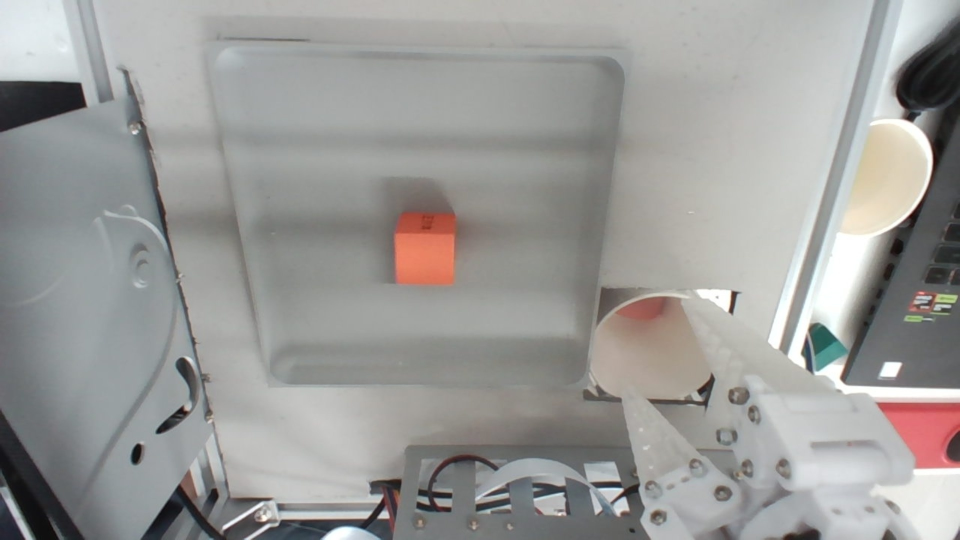
#> input picture 01-交付包/runtime/calib_refs/pos1_cam0_raw.jpg, 1920 x 1080 px (shown at 1/2 size)
$ python img2c.py '../../../01-交付包/runtime/calib_refs/pos1_cam0_raw.jpg'
#> lines starting #> are read from the running program, lines starting #| are printed output that depends on the picture
#> in main, img is the input picture: PIL image 1920x1080 RGB; mean R, G, B 154.9, 154.4, 152.2
#!/usr/bin/env python3
# -*- coding: utf-8 -*-
"""
img2c.py  ——  把任意图片转成 ST7735S 液晶屏能直接显示的 C 数组

用法（在工程根目录 10.19 下执行）：
    python tools\\img2c.py 图片路径 [输出路径] [--w 128] [--h 160] [--name gImage_pic]

例如：
    python tools\\img2c.py D:\\photo\\cat.jpg MY\\pic.h
    python tools\\img2c.py cat.jpg MY\\pic.h --w 160 --h 128      # 横屏时

规则：
    * 图片会被“等比缩放 + 居中裁剪”到 W x H，不会拉伸变形；
    * 每个像素转成 RGB565（16 位色），高字节在前，正好对应
      LCD_ShowPicture() 里 LCD_WR_DATA8(pic[k*2]); LCD_WR_DATA8(pic[k*2+1]);
    * 生成的 .h 里是一个 const unsigned char 数组，放在 Flash 里，不占 RAM。

对应显示代码（main.c）：
    #include "pic.h"
    LCD_ShowPicture(0, 0, LCD_W, LCD_H, gImage_pic);   // 左上角开始，满屏显示
"""
import argparse
import os
import sys

try:
    from PIL import Image
except ImportError:
    sys.exit("缺少 Pillow，请先执行： pip install pillow")


def cover_crop(img, w, h):
    """等比缩放后居中裁剪到 w x h。"""
#> called with w = 128, h = 160
    sw, sh = img.size
#> sw = 1920; sh = 1080
    scale = max(float(w) / sw, float(h) / sh)
#> scale = 0.148
    nw, nh = max(w, int(sw * scale + 0.5)), max(h, int(sh * scale + 0.5))
#> nw = 284; nh = 160
    img = img.resize((nw, nh), Image.LANCZOS)
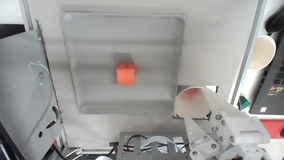
#> img: PIL image 284x160 RGB; mean R, G, B 154.9, 154.3, 152.2
    left = (nw - w) // 2
#> left = 78
    top = (nh - h) // 2
#> top = 0
    return img.crop((left, top, left + w, top + h))
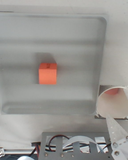
#> returned value: PIL image 128x160 RGB; mean R, G, B 151.5, 149.1, 145.4


def to_rgb565_bytes(img):
    """RGB888 -> RGB565，大端（高字节在前），返回 bytes。"""
    w, h = img.size
#> w = 128; h = 160
    px = img.convert("RGB").load()
    data = bytearray(w * h * 2)
    i = 0
    for y in range(h):
        for x in range(w):
            r, g, b = px[x, y]
            c = ((r & 0xF8) << 8) | ((g & 0xFC) << 3) | (b >> 3)
            data[i] = (c >> 8) & 0xFF
            data[i + 1] = c & 0xFF
            i += 2
#> after the loop, i = 40960
    return bytes(data)


def emit_header(path, name, data, w, h, src_desc):
#> called with path = 'MY/pic.h', name = 'gImage_pic', w = 128, h = 160, src_desc = 'pos1_cam0_raw.jpg'
    lines = []
    lines.append("#ifndef __PIC_H")
    lines.append("#define __PIC_H")
    lines.append("")
    lines.append("/* 由 tools/img2c.py 自动生成，请勿手工修改")
    lines.append(" * 源图片 : %s" % src_desc)
    lines.append(" * 尺寸   : %d x %d 像素" % (w, h))
    lines.append(" * 格式   : RGB565，每像素 2 字节，高字节在前")
    lines.append(" * 显存   : %d 字节（放在 Flash，不占 RAM）" % len(data))
    lines.append(" * 用法   : LCD_ShowPicture(0, 0, %d, %d, %s);" % (w, h, name))
    lines.append(" */")
    lines.append("")
    lines.append("const unsigned char %s[%d] = {" % (name, len(data)))
    for i in range(0, len(data), 16):
        chunk = data[i:i + 16]
        lines.append("    " + " ".join("0X%02X," % b for b in chunk))
    lines.append("};")
    lines.append("")
    lines.append("#endif")
    lines.append("")
    text = "\r\n".join(lines)
    # 工程里的源文件都是 GBK（Keil 中文环境），这里也写 GBK，注释不会乱码
    with open(path, "w", encoding="gbk", errors="replace", newline="") as f:
        f.write(text)


def main():
    ap = argparse.ArgumentParser()
    ap.add_argument("image", help="输入图片（jpg/png/bmp/gif 等）")
    ap.add_argument("output", nargs="?", default="MY/pic.h", help="输出 .h（默认 MY/pic.h）")
    ap.add_argument("--w", type=int, default=128)
    ap.add_argument("--h", type=int, default=160)
    ap.add_argument("--name", default="gImage_pic")
    args = ap.parse_args()

    if not os.path.isfile(args.image):
        sys.exit("找不到图片：%s" % args.image)

    img = Image.open(args.image)
    img = cover_crop(img, args.w, args.h)
    data = to_rgb565_bytes(img)
    emit_header(args.output, args.name, data, args.w, args.h, os.path.basename(args.image))
    print("已生成 %s ： %d x %d，%d 字节" % (args.output, args.w, args.h, len(data)))
#| 已生成 MY/pic.h ： 128 x 160，40960 字节


if __name__ == "__main__":
    main()

$ run again, on 01-交付包/runtime/calib_refs/pos2_cam0_raw.jpg
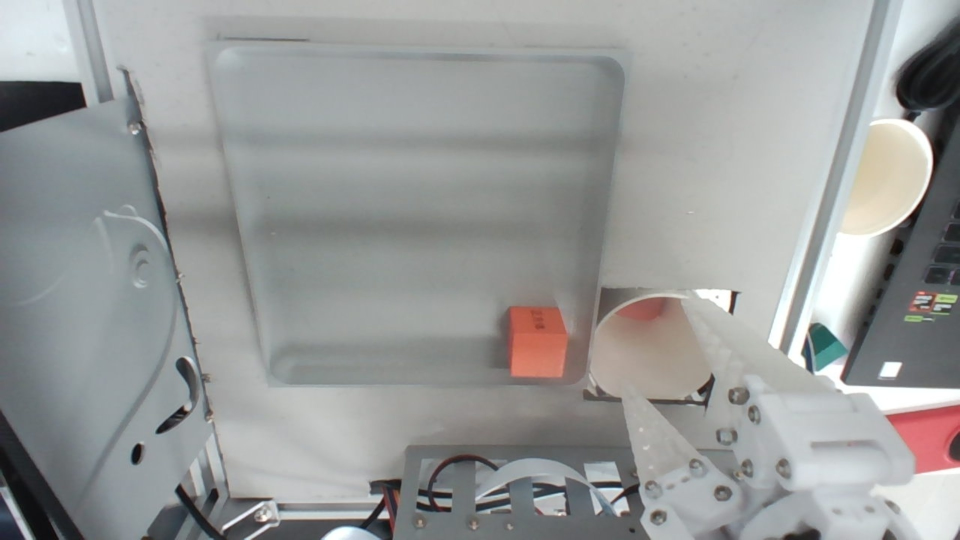
#> input picture 01-交付包/runtime/calib_refs/pos2_cam0_raw.jpg, 1920 x 1080 px (shown at 1/2 size)
#> in main, img is the input picture: PIL image 1920x1080 RGB; mean R, G, B 151.7, 153.5, 152.8
#> in cover_crop, `img = img.resize((nw, nh), Image.LANCZOS)`:
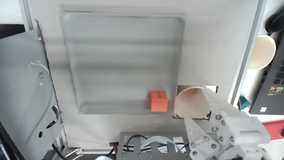
#> img: PIL image 284x160 RGB; mean R, G, B 151.7, 153.5, 152.8
#> in cover_crop, `return img.crop((left, top, left + w, top + h))`:
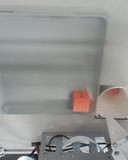
#> returned value: PIL image 128x160 RGB; mean R, G, B 148, 148, 145.7
#> after the loop in to_rgb565_bytes, `for y in range(h):`: i = 40960
#| 已生成 MY/pic.h ： 128 x 160，40960 字节

$ run again, on 01-交付包/runtime/calib_refs/pos2_cam1_raw.jpg
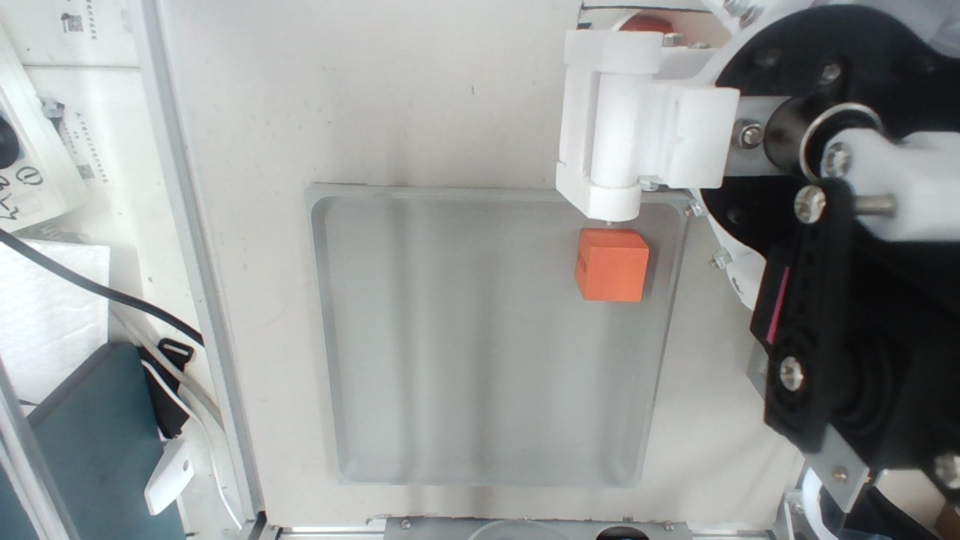
#> input picture 01-交付包/runtime/calib_refs/pos2_cam1_raw.jpg, 1920 x 1080 px (shown at 1/2 size)
#> in main, img is the input picture: PIL image 1920x1080 RGB; mean R, G, B 150.7, 153.2, 152.4
#> in cover_crop, `img = img.resize((nw, nh), Image.LANCZOS)`:
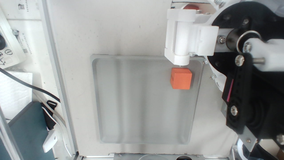
#> img: PIL image 284x160 RGB; mean R, G, B 150.7, 153.2, 152.4
#> in cover_crop, `return img.crop((left, top, left + w, top + h))`:
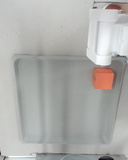
#> returned value: PIL image 128x160 RGB; mean R, G, B 174.4, 174.2, 171.5
#> after the loop in to_rgb565_bytes, `for y in range(h):`: i = 40960
#| 已生成 MY/pic.h ： 128 x 160，40960 字节

$ run again, on 01-交付包/runtime/calib_refs/cam0_top.jpg
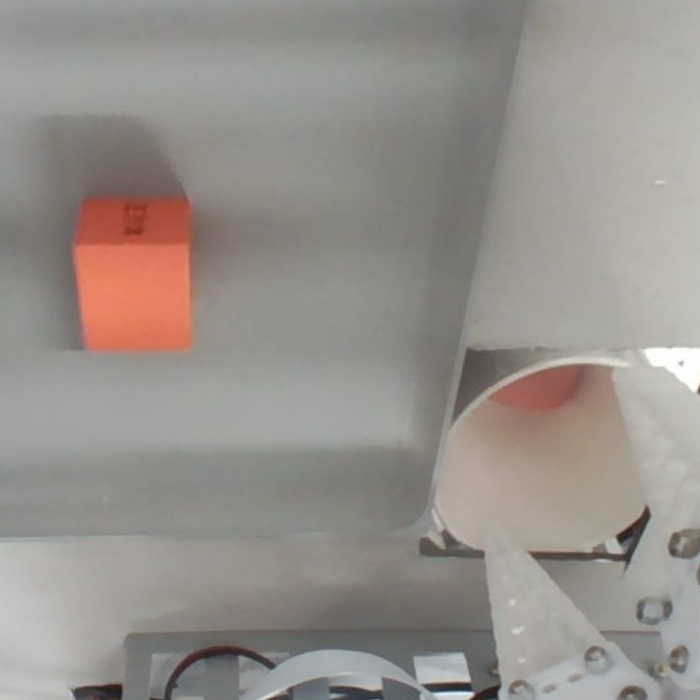
#> input picture 01-交付包/runtime/calib_refs/cam0_top.jpg, 700 x 700 px
#> in main, img is the input picture: PIL image 700x700 RGB; mean R, G, B 150.5, 145.1, 139.5
#> img: PIL image 160x160 RGB
#> in cover_crop, `return img.crop((left, top, left + w, top + h))`:
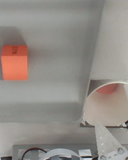
#> returned value: PIL image 128x160 RGB; mean R, G, B 147.1, 140.4, 134.5
#> after the loop in to_rgb565_bytes, `for y in range(h):`: i = 40960
#| 已生成 MY/pic.h ： 128 x 160，40960 字节
